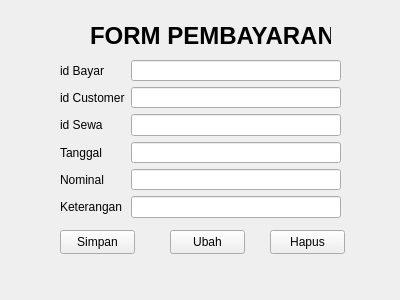
<?xml version="1.0" encoding="UTF-8"?>
<ui version="4.0">
 <class>Form</class>
 <widget class="QWidget" name="Form">
  <property name="geometry">
   <rect>
    <x>0</x>
    <y>0</y>
    <width>400</width>
    <height>300</height>
   </rect>
  </property>
  <property name="windowTitle">
   <string>Form</string>
  </property>
  <widget class="QWidget" name="formLayoutWidget">
   <property name="geometry">
    <rect>
     <x>60</x>
     <y>60</y>
     <width>281</width>
     <height>158</height>
    </rect>
   </property>
   <layout class="QFormLayout" name="formLayout">
    <item row="0" column="0">
     <widget class="QLabel" name="id_userLabel">
      <property name="text">
       <string>id Bayar</string>
      </property>
     </widget>
    </item>
    <item row="0" column="1">
     <widget class="QLineEdit" name="id_userLineEdit"/>
    </item>
    <item row="1" column="0">
     <widget class="QLabel" name="nm_userLabel">
      <property name="text">
       <string>id Customer</string>
      </property>
     </widget>
    </item>
    <item row="1" column="1">
     <widget class="QLineEdit" name="nm_userLineEdit"/>
    </item>
    <item row="2" column="0">
     <widget class="QLabel" name="passwordLabel">
      <property name="text">
       <string>id Sewa</string>
      </property>
     </widget>
    </item>
    <item row="2" column="1">
     <widget class="QLineEdit" name="passwordLineEdit"/>
    </item>
    <item row="3" column="0">
     <widget class="QLabel" name="emailLabel">
      <property name="text">
       <string>Tanggal</string>
      </property>
     </widget>
    </item>
    <item row="3" column="1">
     <widget class="QLineEdit" name="emailLineEdit"/>
    </item>
    <item row="4" column="0">
     <widget class="QLabel" name="stokLabel">
      <property name="text">
       <string>Nominal</string>
      </property>
     </widget>
    </item>
    <item row="4" column="1">
     <widget class="QLineEdit" name="stokLineEdit"/>
    </item>
    <item row="5" column="0">
     <widget class="QLabel" name="keteranganLabel">
      <property name="text">
       <string>Keterangan</string>
      </property>
     </widget>
    </item>
    <item row="5" column="1">
     <widget class="QLineEdit" name="keteranganLineEdit"/>
    </item>
   </layout>
  </widget>
  <widget class="QLabel" name="label">
   <property name="geometry">
    <rect>
     <x>90</x>
     <y>20</y>
     <width>241</width>
     <height>31</height>
    </rect>
   </property>
   <property name="font">
    <font>
     <pointsize>18</pointsize>
     <bold>true</bold>
    </font>
   </property>
   <property name="text">
    <string>FORM PEMBAYARAN</string>
   </property>
  </widget>
  <widget class="QPushButton" name="pushButton_2">
   <property name="geometry">
    <rect>
     <x>170</x>
     <y>230</y>
     <width>75</width>
     <height>24</height>
    </rect>
   </property>
   <property name="text">
    <string>Ubah</string>
   </property>
  </widget>
  <widget class="QPushButton" name="pushButton_3">
   <property name="geometry">
    <rect>
     <x>270</x>
     <y>230</y>
     <width>75</width>
     <height>24</height>
    </rect>
   </property>
   <property name="text">
    <string>Hapus</string>
   </property>
  </widget>
  <widget class="QPushButton" name="pushButton">
   <property name="geometry">
    <rect>
     <x>60</x>
     <y>230</y>
     <width>75</width>
     <height>24</height>
    </rect>
   </property>
   <property name="text">
    <string>Simpan</string>
   </property>
  </widget>
 </widget>
 <resources/>
 <connections/>
</ui>
